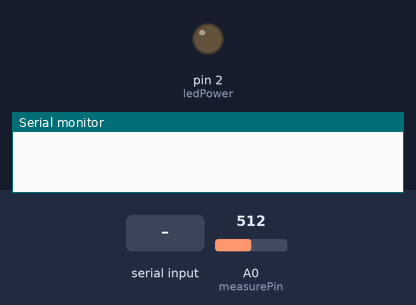
Recording of a sketch running on a simulated Arduino Uno, built with avr-gcc and run on an emulated ATmega328P. Shown: output pins drawn as LEDs (lit = HIGH), the last lines printed to the serial monitor. The inputs (shaded band) are chosen by the test bench; at power-on: A0 (measurePin) = 512.

Above: at 1.2 s.
1.3 s: "1" received over Serial
At 2.5 s:
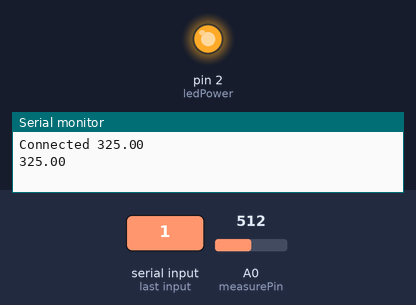
2.8 s: "0" received over Serial
Timing chart, 0 to 5.8 s (numbered marks = the images above; inputs shaded):
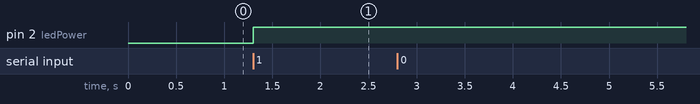

The sketch:

SharpGP2Y10.ino
```cpp
// Add Bluetooth module
int stringFromBluetooth;

int measurePin = 0; // 连接模拟口 0
int ledPower = 2; // 连接数字口 2

int samplingTime = 280;
int deltaTime = 40;
int sleepTime = 9680;

float voMeasured = 0;
float calcVoltage = 0;
float dustDensity = 0;


int incomingByte = 0;
bool isConnected = false;

void setup() {
  Serial.begin(115200);
  pinMode(ledPower, OUTPUT);

  //StandardPrint("Sharp GP2Y10 + Bluetooth");

}

void loop() {
  if(Serial.available() > 0) {
    incomingByte = Serial.read();
    if(incomingByte == 49) {
      Serial.print("Connected ");
      isConnected = true;
      //delay(1000);
      //sendPM25Data();
      //Serial.println(incomingByte, DEC);
    } else {
      Serial.print("No Connected");
      isConnected = false;
    }

    // say what you got:
    //Serial.print("I received: ");
    //Serial.println(incomingByte, DEC);
    //delay(1000);
  }
  if(isConnected) {
    getPM25Data();
  }
}

void getPM25Data() {
    digitalWrite(ledPower, LOW);// 开启内部 LED
    delayMicroseconds(samplingTime);//  开启 LED 后的 280us 的等待时间

    voMeasured = analogRead(measurePin);//  读取模拟值

    delayMicroseconds(deltaTime);//  40us 等待时间
    digitalWrite(ledPower, HIGH);//  关闭 LED
    delayMicroseconds(sleepTime);// 0 - 5V mapped to 0 - 1023 integer values recover voltage
    calcVoltage = voMeasured * (5.0 / 1024.0);// 将模拟值转换为电压值

     //linear eqaution taken from http:www.howmuchsnow.com/arduino/airquality/Chris Nafis (c) 2012
    dustDensity = 1000 * (0.17 * calcVoltage - 0.1);// 将电压值转换为粉尘密度输出单位

    Serial.println(dustDensity);
    delay(1000);
}

void sendPM25Data() {
    Serial.println("PM25");
    Serial.print(dustDensity);//  输出单位: ug/m3
    //
}
```

Measured:
- after the input at 1.3 s, pin 2 (ledPower): LOW → HIGH at once
